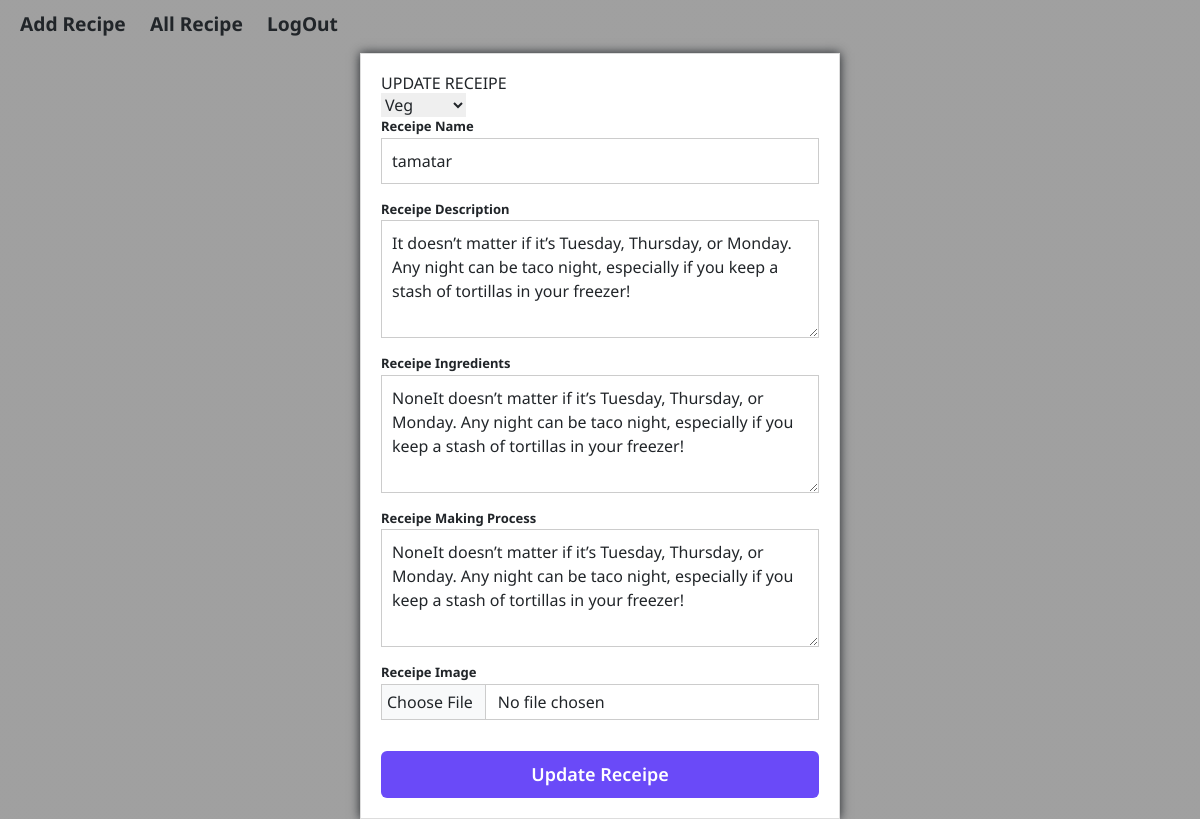
The app's page /update-receipe/59/ (signed in) with its own data.
### recipeapp/models.py (models this page shows)
class Receipe(models.Model):
    user = models.ForeignKey(User,on_delete = models.SET_NULL,null = True,blank = True)
    category = models.ForeignKey(Category,on_delete = models.SET_NULL,null=True,default=1)
    receipe_name=models.CharField(max_length=100)
    receipe_description = models.TextField()
    receipe_image = models.ImageField(upload_to="receipe")
    receipe_ingredients = models.CharField(max_length=1000,null=True,blank=True)
    receipe_making_process = models.CharField(max_length=1500,null=True,blank=True)

### recipeapp/views.py (the view, shortened to what this page needs)
# urls.py: path("update-receipe/<int:id>/", update_receipe, name="update"),
def update_receipe(request, id):
    if not request.user.is_authenticated:
        return redirect("/login-page/")
    queryset = Receipe.objects.get(id=id)
    return render(request, "update_receipe.html", {"receipe":queryset})

### recipeapp/templates/update_receipe.html (shortened to what this page needs)
{% extends 'base.html' %}
{% block content %}
<form method="post" enctype="multipart/form-data">
  <h1>UPDATE RECEIPE</h1>
  <div>
    <select name="category" id="">
      <option value="Veg">Veg</option>
    </select>
  </div>
  <div class="mb-3">
    <label for="exampleInputEmail1" class="form-label">Receipe Name</label>
    <input type="text" class="form-control" aria-describedby="emailHelp" name="receipe_name" required
      value="{{receipe.receipe_name}}" />
  </div>
  <div class="mb-3">
    <label for="exampleInputPassword1" class="form-label">Receipe Description</label>
    <textarea class="form-control" name="receipe_description" required rows="4"
      cols="50">{{receipe.receipe_description}}</textarea>
  </div>
  <div class="mb-3">
    <label for="exampleInputPassword1" class="form-label">Receipe Ingredients</label>
    <textarea class="form-control" name="receipe_ingredients" required rows="4"
      cols="50">{{receipe.receipe_ingredients}}</textarea>
  </div>
  <div class="mb-3">
    <label for="exampleInputPassword1" class="form-label">Receipe Making Process</label>
    <textarea class="form-control" name="receipe_making_process" required rows="4"
      cols="50">{{receipe.receipe_making_process}}</textarea>
  </div>
  <div class="mb-3">
    <label for="exampleInputPassword1" class="form-label">Receipe Image</label>
    <input type="file" class="form-control" name="receipe_image" value="{{receipe.receipe_image}}"></input>
  </div>
  <button class="btn btn-primary">Update Receipe</button>
</form>
{% endblock %}

### recipeapp/templates/base.html (shortened to what this page needs)
{% load static %}
<!DOCTYPE html>
<html lang="en">
  <head>
    <link href="https://cdn.jsdelivr.net/npm/bootstrap@5.3.3/dist/css/bootstrap.min.css" rel="stylesheet">
    <link rel="stylesheet" href="{% static 'style.css' %}">
    <link href="https://unpkg.com/tailwindcss@^1.0/dist/tailwind.min.css" rel="stylesheet">
    <link rel="stylesheet" href="https://cdnjs.cloudflare.com/ajax/libs/font-awesome/4.7.0/css/font-awesome.min.css">
  </head>
  <body>
    <nav>
        <ul>
            <li><a class="nav_link" href={% url "add-receipe"%}>Add Recipe</a></li>
            <li><a class="nav_link" href={% url "show-all" %}>All Recipe</a></li>
            {% if request.user.is_authenticated %}
            <li><a class="nav_link" href={% url "logout" %}>LogOut</a></li>
            {% else %}
            <li><a class="nav_link" href={% url "login" %}>LogIn</a></li>
            {% endif %}
        </ul>
    </nav>
    {% block content %}
    {% endblock %}
</body>
</html>

### recipeapp/static/style.css (style rules this page uses)
* { margin: 0; padding: 0; box-sizing: border-box; }
body { font-family: "Noto Sans", sans-serif; background-image: linear-gradient(to right, #43434381 0%, #43434381 100%); }
form { display: flex; flex-direction: column; width: 40%; margin: 0 auto; padding: 20px; border: 1px solid #ddd; margin-top: 4px; background: white; box-shadow: 0 0 10px }
.form-label { font-size: 13px; display: block; margin-bottom: 1px; font-weight: bold; }
.form-control { display: block; width: 100%; padding: 10px; border: 1px solid #ccc; box-sizing: border-box; border-radius: 0; }
textarea { min-height: 100px; }
input[type="file"] { padding: 5px; border: 1px solid #ccc; cursor: pointer; }
.btn { display: inline-block; padding: 10px 20px; margin-top: 15px; border: none; background-color: rgb(106, 74, 248); color: #fff; cursor: pointer; text-decoration: none; transition: 0.1s; font-size: large; font-weight: 600; }
nav { background: transparent; padding: 10px 20px; display: flex; width: 100%; overflow-x: hidden; justify-content: space-between; }
ul { list-style: none; margin: 0; padding: 0; }
li { display: inline-block; margin-right: 20px; font-size: larger; }
a { text-decoration: none; color: #f0eaea; font-weight: bold; transition: box-shadow 0.3s; }

### records on screen
Receipe: receipe_name "tamatar", receipe_description "It doesn’t matter if it’s Tuesday, Thursday, or Monday. Any night can be taco night, especially if you keep a stash of tortillas in your freezer!", receipe_ingredients "NoneIt doesn’t matter if it’s Tuesday, Thursday, or Monday. Any night can be taco night, especially if you keep a stash of tortillas in your freezer!", receipe_making_process "NoneIt doesn’t matter if it’s Tuesday, Thursday, or Monday. Any night can be taco night, especially if you keep a stash of tortillas in your freezer!"
